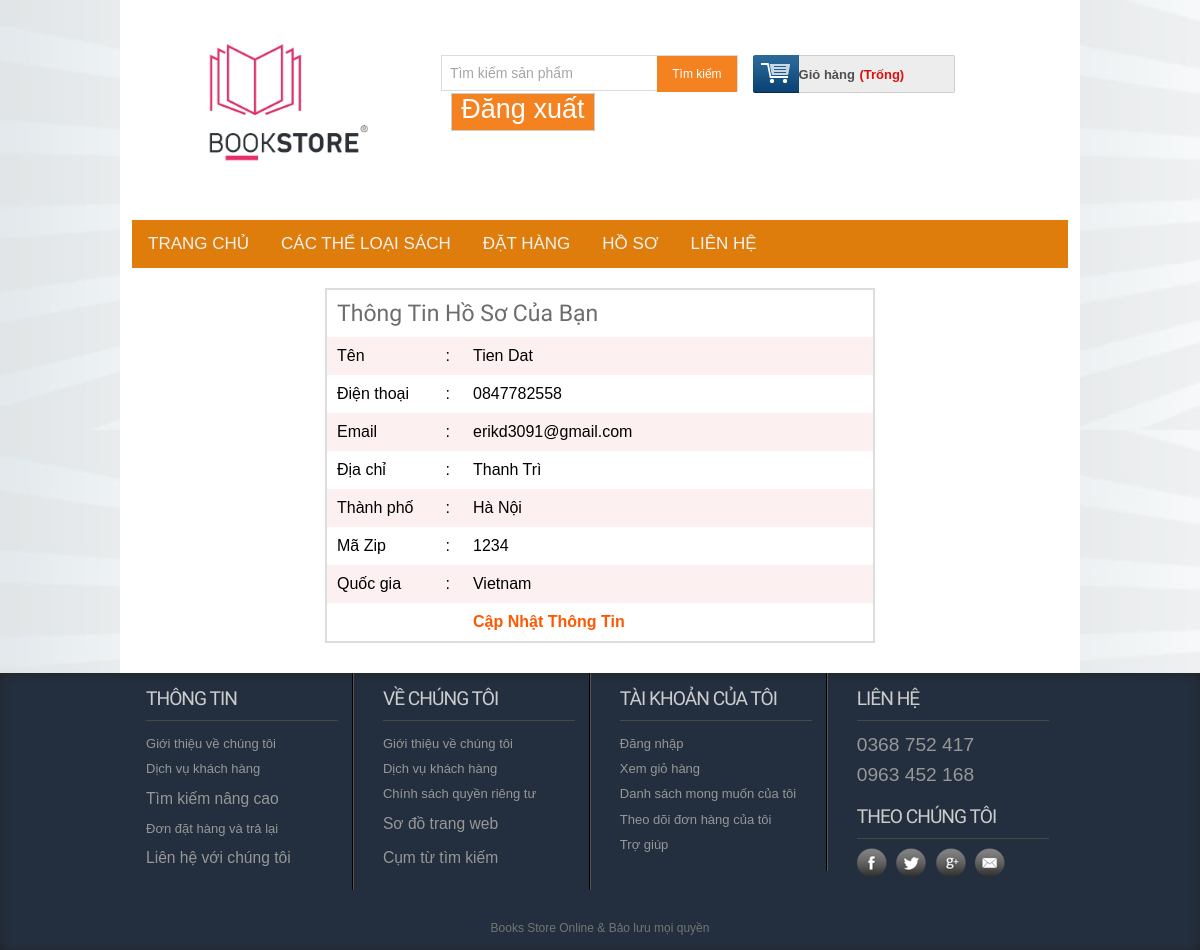
Screenshot of /profile.php (signed in) with the database file from the repository.
### tables this page shows
CREATE TABLE `tbl_customer` (
  `id` int(11) NOT NULL,
  `name` varchar(255) NOT NULL,
  `address` text NOT NULL,
  `city` varchar(30) NOT NULL,
  `country` varchar(30) NOT NULL,
  `zip` varchar(30) NOT NULL,
  `phone` varchar(30) NOT NULL,
  `email` varchar(255) NOT NULL,
  `pass` varchar(32) NOT NULL
);

### classess/Customer.php (called while the page is built, shortened)
<?php
$filepath = realpath(dirname(__FILE__));
include_once ($filepath.'/../lib/Database.php');
?>
<?php
class Customer{
private $db;
	public function __construct()
	{
		$this->db = new Database();
	}
	public function getCustomerData($id){
		$query = "SELECT * FROM tbl_customer WHERE id = '$id'";
			$result = $this->db->select($query);
			return $result;
	}
}
?>

### lib/Database.php (called while the page is built, shortened)
<?php
Class Database{
 public $host   = DB_HOST;
 public $user   = DB_USER;
 public $pass   = DB_PASS;
 public $dbname = DB_NAME;
 public $link;
private function connectDB(){
 $this->link = new mysqli($this->host, $this->user, $this->pass,
  $this->dbname);
 }
public function select($query){
  $result = $this->link->query($query) or
   die($this->link->error.__LINE__);
  if($result->num_rows > 0){
    return $result;
  } else {
    return false;
  }
 }
}

### lib/Session.php (called while the page is built, shortened)
<?php
class Session{
 public static function get($key){
  if (isset($_SESSION[$key])) {
   return $_SESSION[$key];
  } else {
   return false;
  }
 }
}
?>

### profile.php (the view, shortened to what this page needs)
<?php include 'inc/header.php';?>
 <div class="main">
    <div class="content">
    	<div class="section group">
    		<?php
    		$id = Session::get("cmrId");
    		$getdata = $cmr->getCustomerData($id);
    		if ($getdata) {
    			while ($result = $getdata->fetch_assoc()) {
    		?>
				<table class="tblone">
					<tr>
						<td colspan="3"><h2>Thông Tin Hồ Sơ Của Bạn</h2></td>
					</tr>
					<tr>
						<td width="20%">Tên</td>
						<td width="5%">:</td>
						<td><?php echo $result['name'];?></td>
					</tr>
					<tr>
						<td>Điện thoại</td>
						<td>:</td>
						<td><?php echo $result['phone'];?></td>
					</tr>
					<tr>
						<td>Email</td>
						<td>:</td>
						<td><?php echo $result['email'];?></td>
					</tr>
					<tr>
						<td>Địa chỉ</td>
						<td>:</td>
						<td><?php echo $result['address'];?></td>
					</tr>
					<tr>
						<td>Thành phố</td>
						<td>:</td>
						<td><?php echo $result['city'];?></td>
					</tr>
					<tr>
						<td>Mã Zip</td>
						<td>:</td>
						<td><?php echo $result['zip'];?></td>
					</tr>
					<tr>
						<td>Quốc gia</td>
						<td>:</td>
						<td><?php echo $result['country'];?></td>
					</tr>
					<tr>
						<td></td>
						<td></td>
						<td><a href="editprofile.php">Cập Nhật Thông Tin</a></td>
					</tr>
				</table>
			<?php }} ?>
 		</div>
 	</div>
	</div>
  <?php include 'inc/footer.php';?>

### css/newstyle.css (style rules this page uses)
html,body,div,span,applet,object,iframe,h1,h2,h3,h4,h5,h6,p,blockquote,pre,a,abbr,acronym,address,big,cite,code,del,dfn,em,img,ins,kbd,q,s,samp,small,strike,strong,sub,sup,tt,var,b,u,i,dl,dt,dd,ol,nav ul,nav li,fieldset,form,label,legend,table,caption,tbody,tfoot,thead,tr,th,td,article,aside,canvas,details,embed,figure,figcaption,footer,header,hgroup,menu,nav,output,ruby,section,summary,time,mark,audio,video { margin:0;padding:0;border:0;font-size:100%;font:inherit;vertical-align:baseline; }
table { border-collapse:collapse;border-spacing:0; }
a { text-decoration:none; }
body { font-family:Arial, Helvetica, sans-serif; background:url(../images/body_bg.jpg); }
.section { clear: both; padding: 0px; margin: 0px; }
.group:before, .group:after { content:""; display:table; }
.group:after { clear:both; }
.group { zoom:1; }
.content { padding:20px 0; background:#FFF; }
.content h2 { font-size:23px; color:#6C6C6C; font-family: 'Monda', sans-serif; }
.tblone { border: 1px solid #fff; margin-bottom: 12px; width: 100%; }
.tblone td { padding:10px;text-align:center; }
table.tblone tr:nth-child(2n+1) { background:#fff;height:30px; }
table.tblone tr:nth-child(2n) { background:#fdf0f1;height:30px; }
table.tblone a { color: #fe5800; font-weight: bold; text-decoration: none; }

### css/tougle.css (style rules this page uses)
body { margin: 0; font-family: Arial, Helvetica, sans-serif; }

### profile.php (style rules this page uses)
.tblone { width: 550px;margin: 0 auto;border: 2px solid #ddd;margin-bottom: 10px; }
.tblone tr td { text-align: justify; }

### rows the page displays
tbl_customer: name "Tien Dat", phone "0847782558", email "erikd3091@gmail.com", address "Thanh Trì", city "Hà Nội", zip "1234", country "Vietnam"
